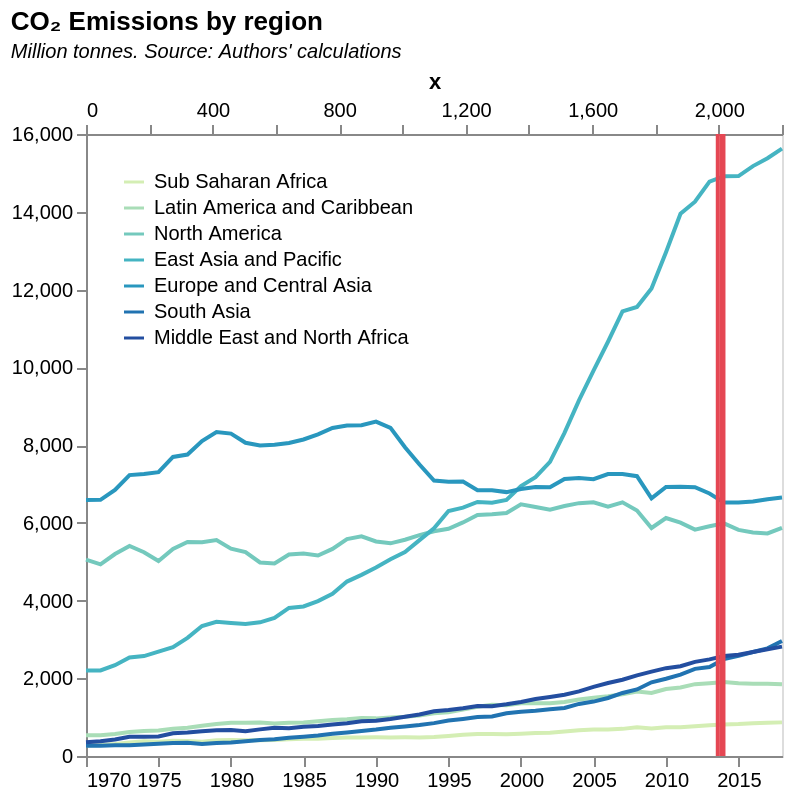

The specification (Vega-Lite) saved for this image:
### Vega-Lite specification from a JSON file in a GitHub repository (floating-point values rounded to 4 significant figures; data arrays with more than 128 entries replaced by an {"elided": "..."} marker saying what was removed)
{"$schema": "https://vega.github.io/schema/vega-lite/v5.json", "height": 400, "width": 400, "autosize": {"type": "fit", "contains": "padding"}, "title": {"text": "CO₂ Emissions by region", "subtitle": "Million tonnes. Source: Authors' calculations", "subtitleFontStyle": "italic", "subtitleFontSize": 10, "anchor": "start", "color": "black"}, "data": {"values": {"elided": "343 records"}, "format": {"parse": {"Year": "date"}}}, "layer": [{"mark": {"type": "line"}, "encoding": {"x": {"field": "Year", "type": "temporal", "title": null, "axis": {"grid": false}}, "y": {"field": "Value1", "type": "quantitative", "axis": {"grid": false}, "title": null}, "color": {"field": "Region", "title": null, "legend": {"orient": "top-left"}, "type": "nominal", "sort": [], "scale": {"scheme": "yellowgreenblue"}}}}, {"mark": {"type": "rule", "color": "#e54753", "size": 2}, "encoding": {"x": {"field": "x", "type": "quantitative"}}, "data": {"values": [{"x": 1997}, {"x": 2009}, {"x": 2015}]}}]}
